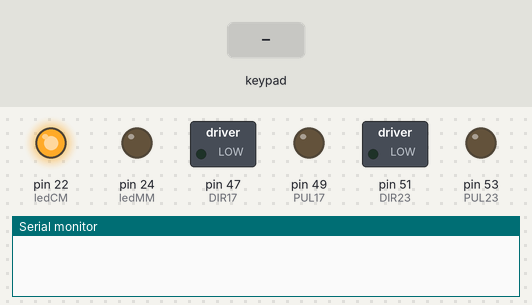
A sketch run on a simulated Arduino Mega 2560, built with avr-gcc and run on an emulated ATmega2560. On the bench: switched loads named in the sketch (green lamp = pin HIGH), output pins drawn as LEDs (lit = HIGH), the last lines printed to the serial monitor. Inputs (shaded band) come from the test bench.

Above: at 1.2 s.
1.3 s: key '3' pressed
At 2.8 s:
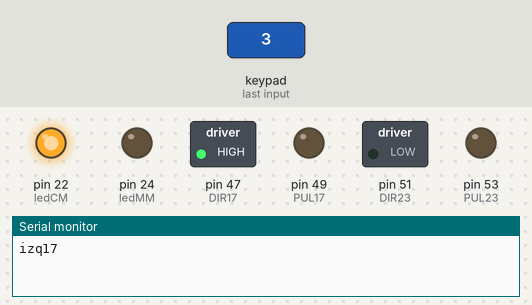
3.1 s: keypad keys 2 5 pressed 0.4 s apart
At 3.79 s:
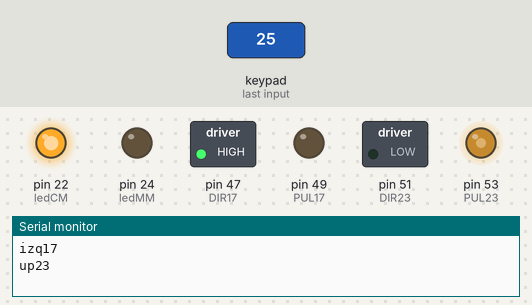
5.5 s: key '4' pressed
At 6.8 s:
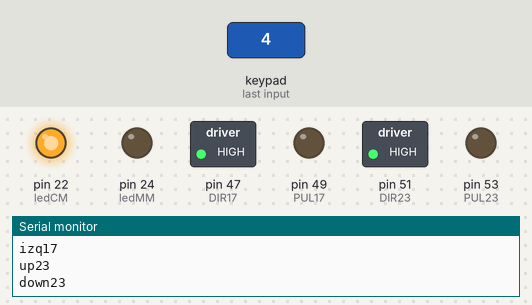
7.5 s: keypad keys 1 2 A pressed 0.4 s apart
At 9.4 s:
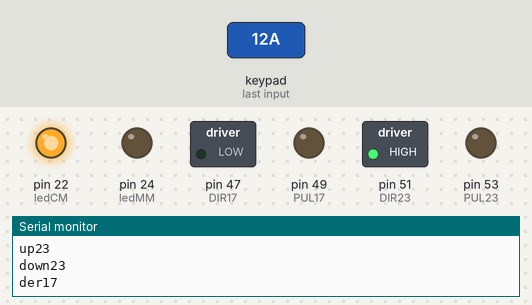
10.2 s: key '5' pressed
At 10.48 s:
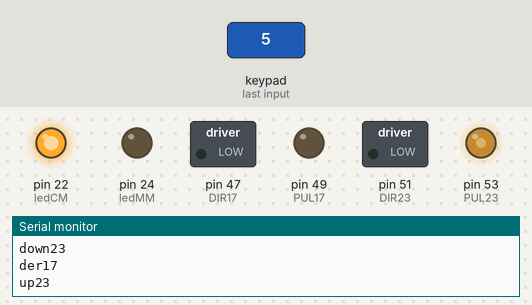
12.2 s: keypad keys 2 5 A pressed 0.4 s apart
At 13.39 s:
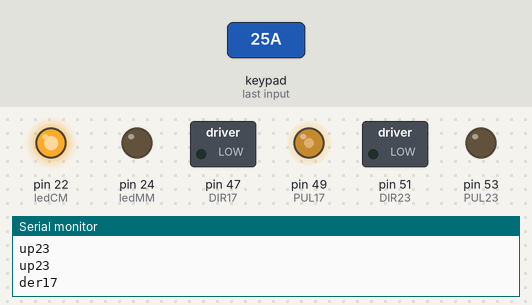
Timing chart, 0 to 15.2 s (numbered marks = the images above; inputs shaded):
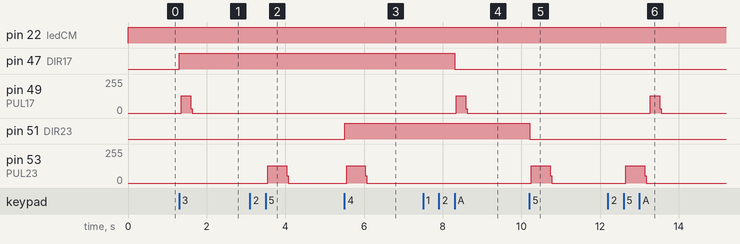

Measured:
- after the input at 1.3 s, pin 47 (DIR17): LOW → HIGH at once; pin 49 (PUL17): 0/255 → 129/255 after 0.05 s, → 0/255 0.24 s later
- after the input at 3.1 s, pin 53 (PUL23): 0/255 → 128/255 after 0.45 s, → 0/255 0.48 s later
- after the input at 5.5 s, pin 51 (DIR23): LOW → HIGH at once; pin 53 (PUL23): 0/255 → 128/255 after 0.05 s, → 0/255 0.48 s later
- after the input at 7.5 s, pin 47 (DIR17): HIGH → LOW after 0.80 s; pin 49 (PUL17): 0/255 → 129/255 after 0.85 s, → 0/255 0.24 s later
- after the input at 10.2 s, pin 51 (DIR23): HIGH → LOW at once; pin 53 (PUL23): 0/255 → 128/255 after 0.05 s, → 0/255 0.48 s later
- after the input at 12.2 s, pin 49 (PUL17): 0/255 → 129/255 after 1.1 s, → 0/255 0.24 s later; pin 53 (PUL23): 0/255 → 128/255 after 0.45 s, → 0/255 0.48 s later

The sketch:

ControlgiroV2.ino
```cpp
#include <Key.h>
#include <Keypad.h>

void girarMotor(byte dirPin, byte pulPin, bool direccion, int pasos, int velocidad);

int Cont = 2;
const int vel17 = 500;
const int vel23 = 1000;
int pasos;
const byte FILAS = 5;
const byte COLUMNAS = 5;
char teclas[FILAS][COLUMNAS] = {
  {'1', '2', '3', '4', '5'},
  {'6', '7', '8', '9', 'A'},
  {'B', 'C', 'D', 'E', 'F'},
  {'G', 'H', 'I', 'J', 'K'},
  {'L', 'M', 'N', 'O', 'P'}
};

byte pinFilas[FILAS] = {23, 25, 27, 29, 31};
byte pinColumnas[COLUMNAS] = {33, 35, 37, 39, 41};

const int ledCM = 22;
const int ledMM = 24;
const byte DIR17 = 47;
const byte PUL17 = 49;
const byte DIR23 = 51;
const byte PUL23 = 53;
Keypad teclado = Keypad(makeKeymap(teclas), pinFilas, pinColumnas, FILAS, COLUMNAS);


void setup() {
  Serial.begin(9600);
  pinMode(DIR17, OUTPUT);
  pinMode(PUL17, OUTPUT);
  pinMode(DIR23, OUTPUT);
  pinMode(PUL23, OUTPUT);
  pinMode(ledCM, OUTPUT);
  pinMode(ledMM, OUTPUT);

}

void loop() {
  char tecla = teclado.getKey();

  digitalWrite(ledCM, Cont % 2 == 0 ? HIGH : LOW);
  digitalWrite(ledMM, Cont % 2 == 0 ? LOW : HIGH);
  if (tecla) {
  switch(tecla) {
    case NO_KEY:
      // No se ha presionado ninguna tecla
      break;
    case '1':// Avance rápido a la zona 6 lowizq
      // Implementar lógica
      break;
    case '2':// Bomba apagado

      break;
    case '3':// Movimiento a la izquierda en eje 17
      Serial.println(Cont % 2 == 0 ? "izq17" : "mmizq17");
      girarMotor(DIR17, PUL17, HIGH, Cont % 2 == 0 ? 250 : 25, vel17);
      break;
    case '4':// Movimiento hacia abajo en eje 23
      Serial.println(Cont % 2 == 0 ? "down23" : "mmdown23");
      girarMotor(DIR23, PUL23, HIGH, Cont % 2 == 0 ? 250 : 25, vel23);
      break;
    case '5':// Movimiento hacia arriba en eje 23
      Serial.println(Cont % 2 == 0 ? "up23" : "mmup23");
      girarMotor(DIR23, PUL23, LOW, Cont % 2 == 0 ? 250 : 25, vel23);
      break;
    case '6':// Avance rápido a la zona 5 lowizq
      // Implementar lógica
      break;
    case '7':// Bomba encendido

      break;
    case '8':// Aumentar presión

      break;
    case '9':// Posición 2-1

      break;
    case 'A':// Movimiento a la derecha en eje 17
      Serial.println(Cont % 2 == 0 ? "der17" : "mmder17");
      girarMotor(DIR17, PUL17, LOW, Cont % 2 == 0 ? 250 : 25, vel17);
      break;
    case 'B':// Avance rápido a la zona 3 midizq
      // Implementar lógica
      break;
    case 'C':// Avance rápido a la zona 4 midder
      // Implementar lógica
      break;
    case 'D':// Disminuir presión

      break;
    case 'E':// Posición 2-2

      break;
    case 'F': // Cambiar entre CM y MM
      Cont++;
      break;
    case 'G':// Avance rápido a la zona 1 upizq
      // Implementar lógica
      break;
    case 'H':// Avance rápido a la zona 2 upder
      // Implementar lógica
      break;
    case 'I':// Secuencia 2
      // Implementar lógica
      break;
    case 'J':// Posición 1-2

      break;
    case 'K':// Posición 3-1

      break;
    case 'L':// Implementar lógica
      Serial.println("L");
      break;
    case 'M':
      // Implementar lógica
      Serial.println("M");
      break;
    case 'N':// Secuencia 1
      // Implementar lógica
      break;
    default:
      // Si se presiona una tecla no especificada
      Serial.println("Tecla no reconocida");
  }
  delay(100); // Pequeño retardo para evitar rebotes del teclado
}
}

void girarMotor(byte dirPin, byte pulPin, bool direccion, int pasos, int velocidad) {
  digitalWrite(dirPin, direccion);
  delayMicroseconds(10);
  for (int i = 0; i < pasos; i++) {
    digitalWrite(pulPin, HIGH);
    delayMicroseconds(velocidad);
    digitalWrite(pulPin, LOW);
    delayMicroseconds(velocidad);
  }
}
```
